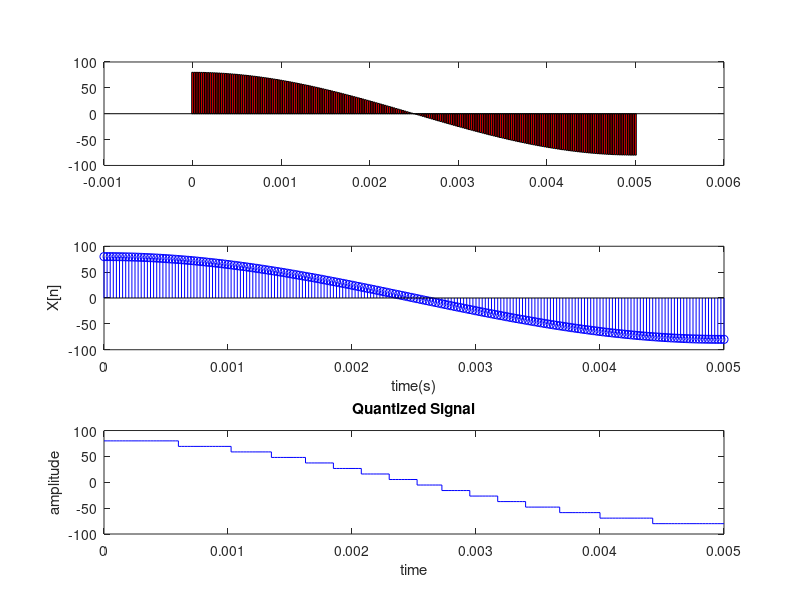

Write the MATLAB code that produced this figure.
%%19-40158-1 DEBORAJ ROY
A1=80;
A2=15;
fs=40e3;
t=0:1/fs:0.005;
x=A1*cos(2*pi*(401*100)*t) ;
n=4;
L=(2^n)-1;
delta= (max(x)-min(x))/L;
xq= min(x)+(round((x-min(x))/delta)).*delta
subplot(3,1,1)
bar(t,x,'r');
subplot(3,1,2);
stem(t,x,'b');
xlabel('time(s)')
ylabel('X[n]')
subplot(3,1,3);
stairs(t,xq,'b');
title('Quantized Signal')
xlabel('time')
ylabel('amplitude')
codes = dec2bin ((round((x-min(x))/delta)),n)